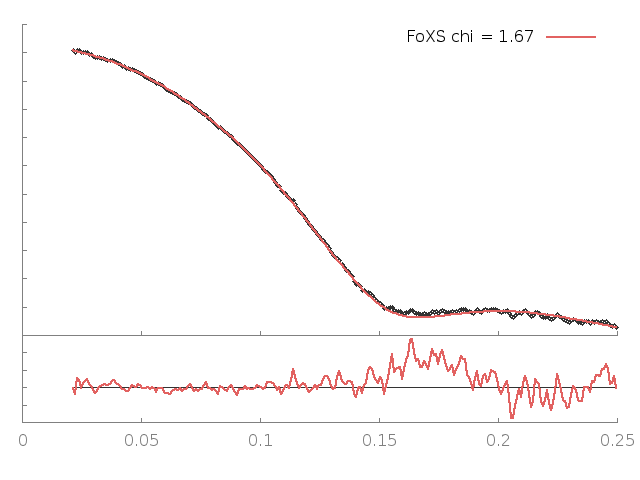

Recreate this plot in gnuplot.
set terminal png enhanced; set output "23907.B99990160_23907_merge2_q25.png";
set lmargin 2; set rmargin 2;set multiplot
set origin 0,0;set size 1,0.3; set tmargin 0; set bmargin 3;set ylabel '';set format y '';set xtics nomirror;set ytics nomirror; set border 3
set style line 11 lc rgb '#808080' lt 1;set border 3 back ls 11;f(x)=1
plot f(x) notitle lc rgb '#333333', '23907.B99990160_23907_merge2_q25.dat' u 1:($2/$3) notitle w lines lw 2.5 lc rgb '#e26261'
set origin 0,0.3;set size 1,0.69; set bmargin 0; set tmargin 1;set xlabel ''; set format x ''; set ylabel '';
plot '23907.B99990160_23907_merge2_q25.dat' u 1:2 thru log(y) notitle lc rgb '#333333' pt 6 ps 0.8, '23907.B99990160_23907_merge2_q25.dat' u 1:3 thru log(y) t 'FoXS chi = 1.67' w lines lw 2.5 lc rgb '#e26261'
unset multiplot
reset
